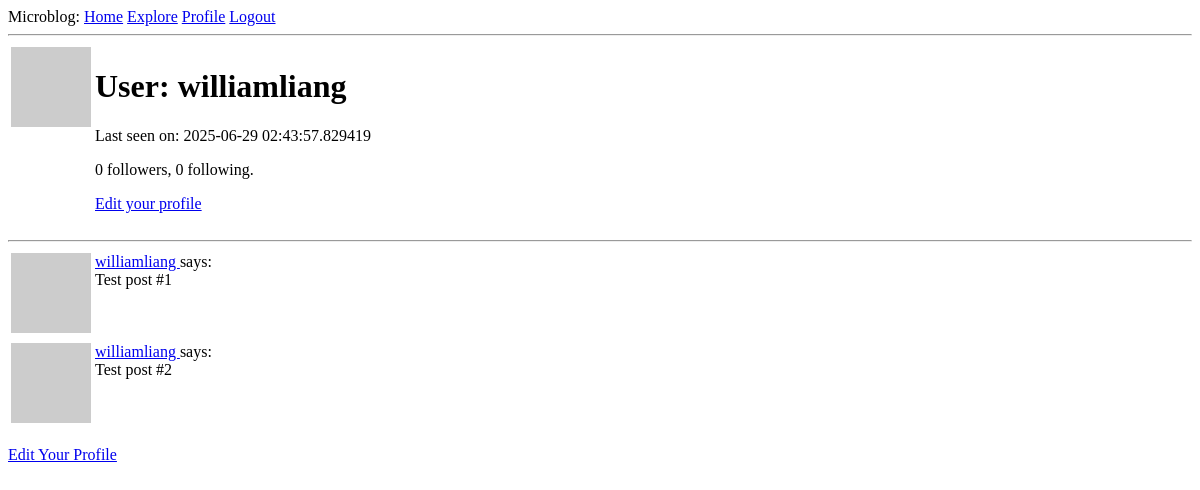
Before: /user/williamliang (signed in) with the older database file.
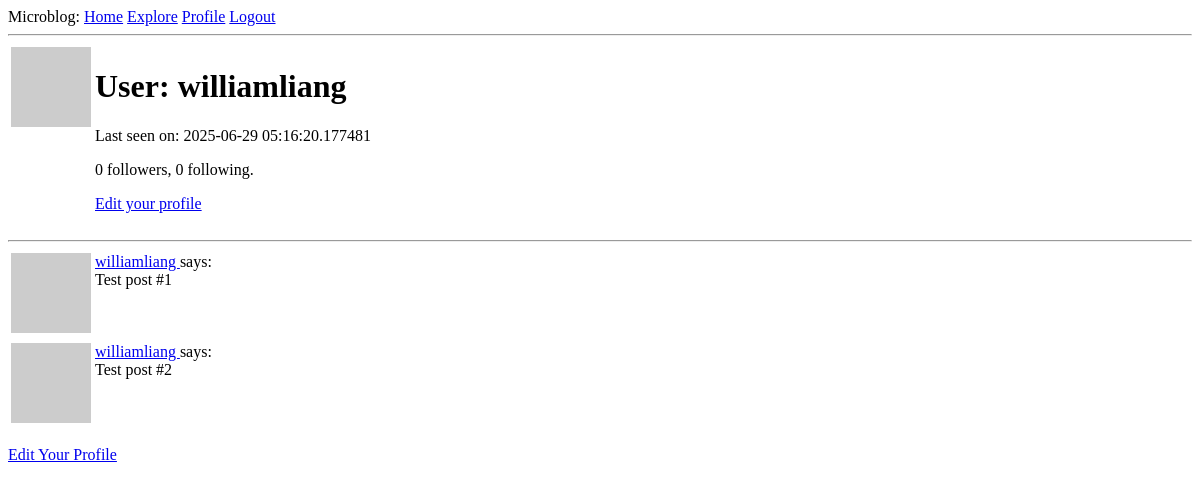
After: the same page with the newer database file.
### app/models.py (models this page shows, shortened)
class User(UserMixin, db.Model):
    id: so.Mapped[int] = so.mapped_column(primary_key=True)
    username: so.Mapped[str] = so.mapped_column(sa.String(64), index=True, unique=True)
    email: so.Mapped[str] = so.mapped_column(sa.String(120), index=True, unique=True)
    password_hash: so.Mapped[Optional[str]] = so.mapped_column(sa.String(256))
    about_me: so.Mapped[Optional[str]] = so.mapped_column(sa.String(140))
    last_seen: so.Mapped[Optional[datetime]] = so.mapped_column(default=lambda: datetime.now(timezone.utc))
    posts: so.WriteOnlyMapped['Post'] = so.relationship(
        back_populates='author', passive_deletes=True)
    following: so.WriteOnlyMapped['User'] = so.relationship(
        secondary=followers, primaryjoin=(followers.c.follower_id == id),
        secondaryjoin=(followers.c.followed_id == id),
        back_populates='followers'
    )
    followers: so.WriteOnlyMapped['User'] = so.relationship(
        secondary=followers, primaryjoin=(followers.c.followed_id == id),
        secondaryjoin=(followers.c.follower_id == id),
        back_populates='following')
    def avatar(self, size):
        digest = hashlib.md5(self.email.lower().encode('utf-8')).hexdigest()
        return f'https://www.gravatar.com/avatar/{digest}?d=identicon&s={size}'
    def followers_count(self):
        query = sa.select(sa.func.count()).select_from(
            self.followers.select().subquery())
        return db.session.scalar(query)
    def following_count(self):
        query = sa.select(sa.func.count()).select_from(
            self.following.select().subquery())
        return db.session.scalar(query)

### app/routes.py (the view)
@app.route('/user/<username>')
@login_required
def user(username):
    user = db.session.scalar(sa.select(User).where(User.username == username))
    if user is None:
        abort(404)
    posts = [
        {'author': user, 'body': 'Test post #1'},
        {'author': user, 'body': 'Test post #2'}
    ]
    form = EmptyForm()
    return render_template('user.html', user=user, posts=posts, form=form)

### app/models.py (called while the page is built)
@login.user_loader
def load_user(id):
    return db.session.get(User, int(id))

### app/routes.py (called while the page is built)
@app.before_request
def before_request():
    if current_user.is_authenticated:
        current_user.last_seen = datetime.now(timezone.utc)
        db.session.commit()

### app/templates/user.html (shortened to what this page needs)
{% extends "base.html" %}
{% block content %}
    <table>
        <tr valign="top">
            <td><img src="{{ user.avatar(128) }}"></td>
            <td>
                <h1>User: {{ user.username }}</h1>
                {% if user.last_seen %}<p>Last seen on: {{ user.last_seen }}</p>{% endif %}
                <p>{{ user.followers_count() }} followers, {{ user.following_count() }} following.</p>
                {% if user == current_user %}
                <p><a href="{{ url_for('edit_profile') }}">Edit your profile</a></p>
                {% endif %}
            </td>
        </tr>
    </table>
    <hr>
    {% for post in posts %}
        {% include '_post.html' %}
    {% endfor %}
    {% if user == current_user %}
        <p><a href="{{ url_for('edit_profile') }}">Edit Your Profile</a></p>
    {% endif %}
{% endblock %}

### app/templates/_post.html
<table>
    <tr valign="top">
        <td><img src="{{ post.author.avatar(36) }}"></td>
        <td>
            <a href="{{ url_for('user', username=post.author.username) }}">
                {{ post.author.username }}
            </a>
            says:<br>{{ post.body }}
        </td>
    </tr>
</table>

Changed rows visible on the page:
changed User "williamliang": last_seen "2025-06-29 02:43:57.829419" → "2025-06-29 05:16:20.177481"
